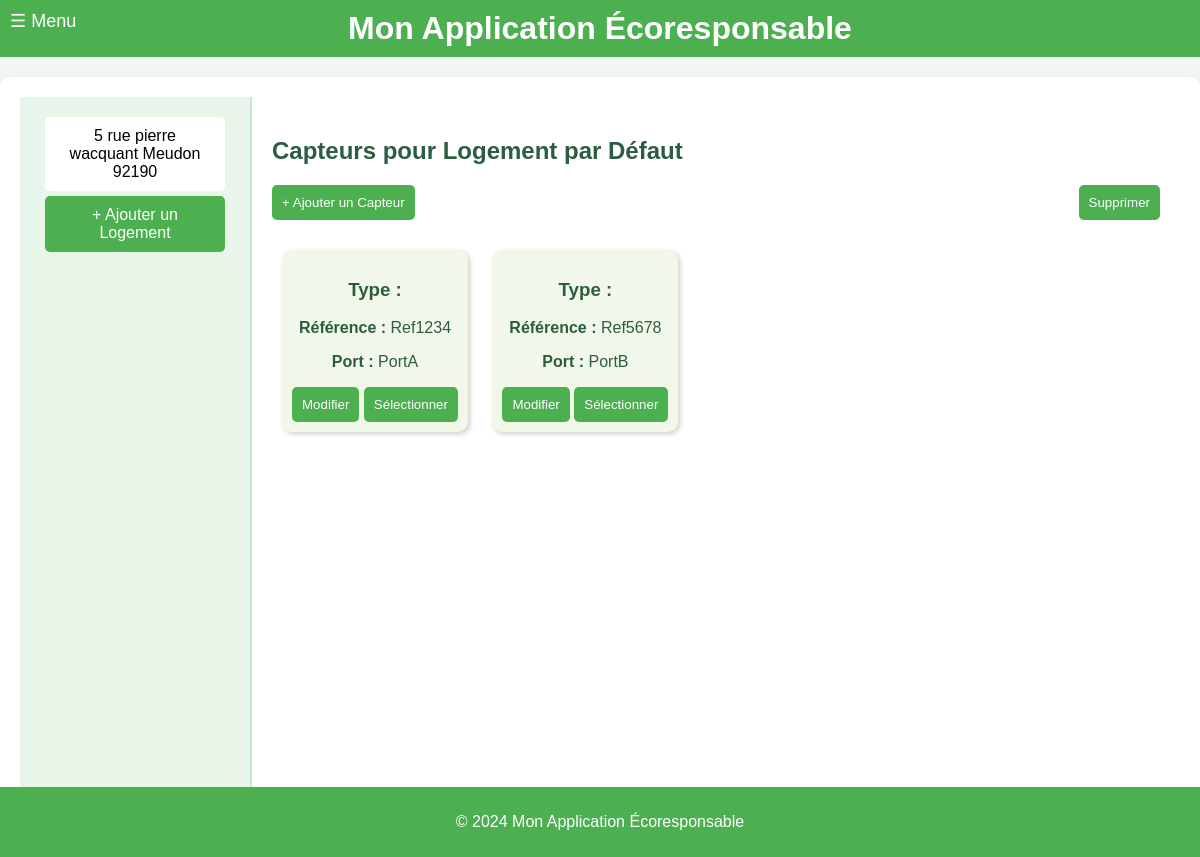
Before: /configuration with the older database file.
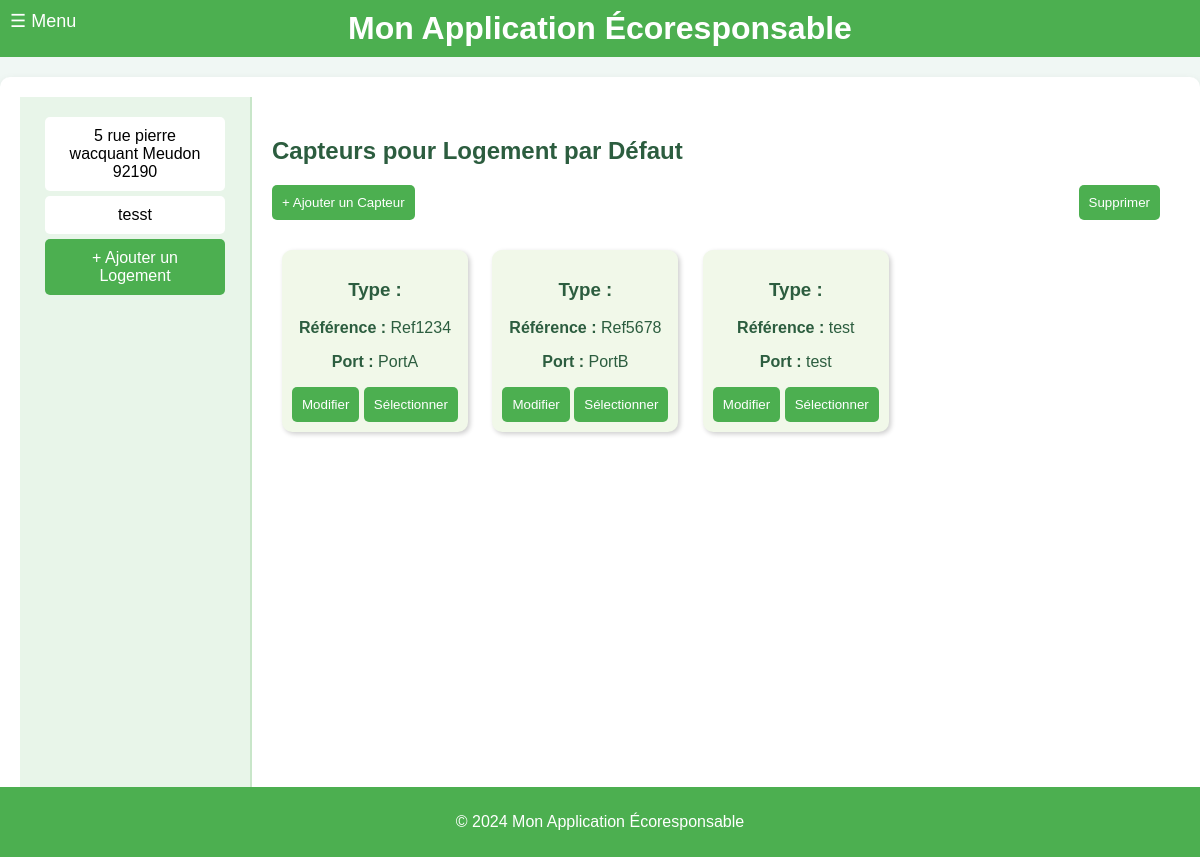
After: the same page with the newer database file.
### tables this page shows
CREATE TABLE Housing (
housing_id INTEGER PRIMARY KEY, -- Identifiant unique pour chaque logement
address VARCHAR(255), -- Adresse du logement
phone_number VARCHAR(20), -- NumÃ©ro de contact pour le logement
ip_address VARCHAR(15), -- Adresse IP associÃ©e au logement
insert_date TIMESTAMP DEFAULT CURRENT_TIMESTAMP -- Horodatage de l'ajout de l'enregistrement
);

CREATE TABLE Sensor (
sensor_id INTEGER PRIMARY KEY, -- Identifiant unique pour chaque capteur ou actionneur
room_id INTEGER, -- RÃ©fÃ©rence Ã  la piÃ¨ce oÃ¹ le capteur est installÃ©
type_id INTEGER, -- RÃ©fÃ©rence au type de capteur/actionneur
commercial_reference VARCHAR(50), -- RÃ©fÃ©rence commerciale du capteur/actionneur
communication_port VARCHAR(50), -- Port utilisÃ© pour la communication avec le capteur/actionneur
insert_date TIMESTAMP DEFAULT CURRENT_TIMESTAMP, -- Horodatage de l'ajout de l'enregistrement du capteur
FOREIGN KEY (room_id) REFERENCES Room(room_id), -- Lien entre le capteur et une piÃ¨ce spÃ©cifique
FOREIGN KEY (type_id) REFERENCES SensorType(type_id) -- Lien entre le capteur et un type spÃ©cifique
);

### main.py (the view)
@app.get("/configuration", response_class=HTMLResponse)
def configuration(request: Request):
    conn = get_db_connection()
    logements = conn.execute("SELECT housing_id, address FROM Housing").fetchall()
    sensors = conn.execute("SELECT * FROM Sensor").fetchall()
    conn.close()
    return templates.TemplateResponse("configuration.html", {
        "request": request,
        "logements": logements,
        "sensors": sensors
    })

### templates/configuration.html (shortened to what this page needs)
{% extends "layout.html" %}
{% block content %}
<div class="container">
      <div class="menu">
            {% for logement in logements %}
            <div class="menu-item {% if selected_id == logement.housing_id %}active{% endif %}"
                  onclick="location.href='?id={{ logement.housing_id }}'">
                  {{ logement.address }}
            </div>
            {% endfor %}
            <div class="menu-item" style="background-color: #4caf50; color: white;"
                  onclick="location.href='http://localhost:8000/logements'">
                  + Ajouter un Logement
            </div>
      </div>
      <div class="content">
            <h2>Capteurs pour {{ selected_logement_address or 'Logement par Défaut' }}</h2>
            <div class="actions">
                  <button class="btn" onclick="openAddModal()">+ Ajouter un Capteur</button>
                  <button class="btn" onclick="deleteSelected()">Supprimer</button>
            </div>
            {% if sensors %}
            {% for sensor in sensors %}
            <div class="tile" id="tile-{{ sensor.sensor_id }}">
                  <h3>Type : {{ sensor.type }}</h3>
                  <p><strong>Référence :</strong> {{ sensor.commercial_reference }}</p>
                  <p><strong>Port :</strong> {{ sensor.communication_port }}</p>
                  <button class="btn"
                        onclick="openEditModal('{{ sensor.sensor_id }}', '{{ sensor.type }}', '{{ sensor.commercial_reference }}', '{{ sensor.communication_port }}')">Modifier</button>
                  <button class="btn" onclick="toggleSelection('{{ sensor.sensor_id }}')">Sélectionner</button>
            </div>
            {% endfor %}
            {% else %}
            <p>Aucun capteur trouvé pour ce logement.</p>
            {% endif %}
      </div>
</div>
{% endblock %}

Changed rows visible on the page:
added Housing: address "tesst"
added Sensor: commercial_reference "test", communication_port "test"
